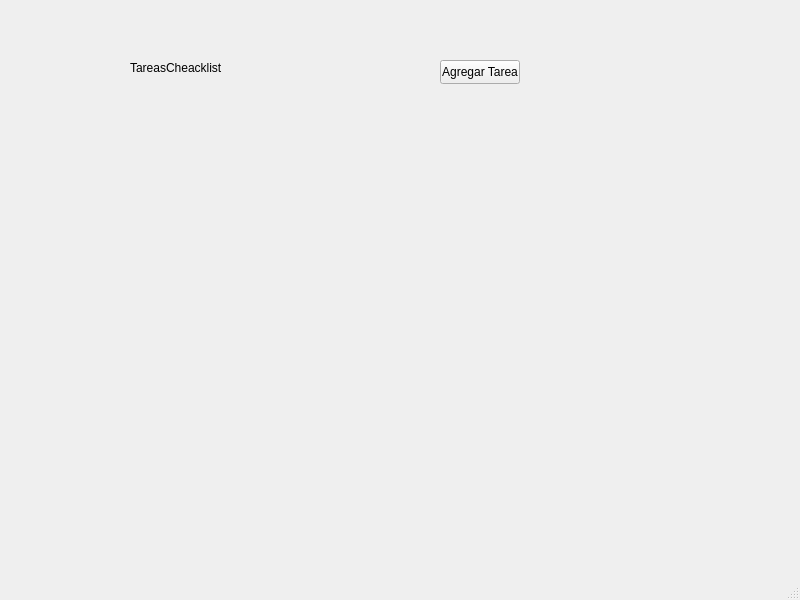
<?xml version="1.0" encoding="UTF-8"?>
<ui version="4.0">
 <class>MainWindow</class>
 <widget class="QMainWindow" name="MainWindow">
  <property name="geometry">
   <rect>
    <x>0</x>
    <y>0</y>
    <width>800</width>
    <height>600</height>
   </rect>
  </property>
  <property name="windowTitle">
   <string>MainWindow</string>
  </property>
  <widget class="QWidget" name="centralwidget">
   <widget class="QPushButton" name="agregarTareaButton">
    <property name="geometry">
     <rect>
      <x>440</x>
      <y>60</y>
      <width>80</width>
      <height>24</height>
     </rect>
    </property>
    <property name="text">
     <string>Agregar Tarea</string>
    </property>
   </widget>
   <widget class="QWidget" name="contenedorTareas" native="true">
    <property name="geometry">
     <rect>
      <x>100</x>
      <y>140</y>
      <width>381</width>
      <height>181</height>
     </rect>
    </property>
   </widget>
   <widget class="QLabel" name="label">
    <property name="geometry">
     <rect>
      <x>130</x>
      <y>60</y>
      <width>191</width>
      <height>16</height>
     </rect>
    </property>
    <property name="text">
     <string>TareasCheacklist</string>
    </property>
   </widget>
  </widget>
  <widget class="QMenuBar" name="menubar">
   <property name="geometry">
    <rect>
     <x>0</x>
     <y>0</y>
     <width>800</width>
     <height>21</height>
    </rect>
   </property>
  </widget>
  <widget class="QStatusBar" name="statusbar"/>
 </widget>
 <resources/>
 <connections/>
</ui>
